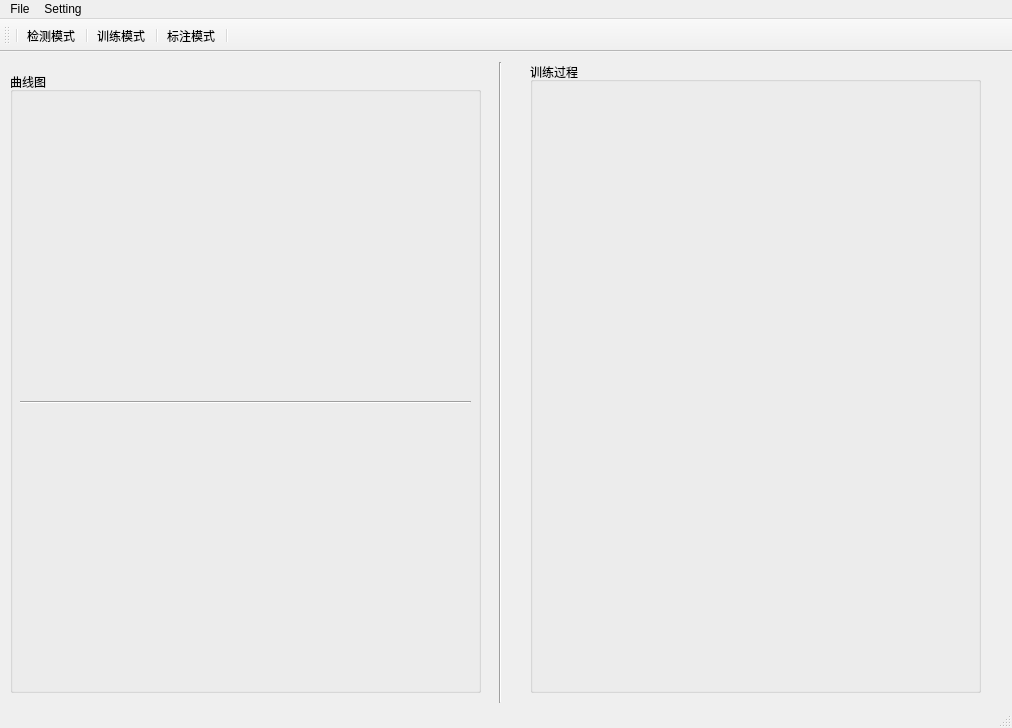
<?xml version="1.0" encoding="UTF-8"?>
<ui version="4.0">
 <class>TrainMainWindow</class>
 <widget class="QMainWindow" name="TrainMainWindow">
  <property name="geometry">
   <rect>
    <x>0</x>
    <y>0</y>
    <width>1012</width>
    <height>728</height>
   </rect>
  </property>
  <property name="font">
   <font>
    <pointsize>9</pointsize>
   </font>
  </property>
  <property name="windowTitle">
   <string>MainWindow</string>
  </property>
  <widget class="QWidget" name="centralwidget">
   <widget class="QGroupBox" name="groupBox">
    <property name="geometry">
     <rect>
      <x>530</x>
      <y>10</y>
      <width>451</width>
      <height>631</height>
     </rect>
    </property>
    <property name="title">
     <string>训练过程</string>
    </property>
    <widget class="QLabel" name="label_2">
     <property name="geometry">
      <rect>
       <x>20</x>
       <y>20</y>
       <width>411</width>
       <height>591</height>
      </rect>
     </property>
     <property name="text">
      <string/>
     </property>
    </widget>
   </widget>
   <widget class="QGroupBox" name="groupBox_2">
    <property name="geometry">
     <rect>
      <x>10</x>
      <y>20</y>
      <width>471</width>
      <height>621</height>
     </rect>
    </property>
    <property name="title">
     <string>曲线图</string>
    </property>
    <widget class="QLabel" name="label">
     <property name="geometry">
      <rect>
       <x>14</x>
       <y>29</y>
       <width>261</width>
       <height>201</height>
      </rect>
     </property>
     <property name="text">
      <string/>
     </property>
    </widget>
    <widget class="QLabel" name="label_3">
     <property name="geometry">
      <rect>
       <x>29</x>
       <y>55</y>
       <width>421</width>
       <height>241</height>
      </rect>
     </property>
     <property name="text">
      <string/>
     </property>
    </widget>
    <widget class="Line" name="line_2">
     <property name="geometry">
      <rect>
       <x>10</x>
       <y>320</y>
       <width>451</width>
       <height>20</height>
      </rect>
     </property>
     <property name="orientation">
      <enum>Qt::Horizontal</enum>
     </property>
    </widget>
    <widget class="QLabel" name="label_4">
     <property name="geometry">
      <rect>
       <x>20</x>
       <y>360</y>
       <width>421</width>
       <height>241</height>
      </rect>
     </property>
     <property name="text">
      <string/>
     </property>
    </widget>
   </widget>
   <widget class="Line" name="line">
    <property name="geometry">
     <rect>
      <x>490</x>
      <y>10</y>
      <width>20</width>
      <height>641</height>
     </rect>
    </property>
    <property name="orientation">
     <enum>Qt::Vertical</enum>
    </property>
   </widget>
  </widget>
  <widget class="QStatusBar" name="statusbar"/>
  <widget class="QToolBar" name="toolBar">
   <property name="windowTitle">
    <string>toolBar</string>
   </property>
   <attribute name="toolBarArea">
    <enum>TopToolBarArea</enum>
   </attribute>
   <attribute name="toolBarBreak">
    <bool>false</bool>
   </attribute>
   <addaction name="separator"/>
   <addaction name="actionDetection"/>
   <addaction name="separator"/>
   <addaction name="actionTrain"/>
   <addaction name="separator"/>
   <addaction name="actionMark"/>
   <addaction name="separator"/>
  </widget>
  <widget class="QMenuBar" name="menuBar">
   <property name="geometry">
    <rect>
     <x>0</x>
     <y>0</y>
     <width>1012</width>
     <height>24</height>
    </rect>
   </property>
   <widget class="QMenu" name="menuFile">
    <property name="title">
     <string>File</string>
    </property>
    <addaction name="separator"/>
    <addaction name="actionopen"/>
    <addaction name="separator"/>
    <addaction name="actionimport"/>
   </widget>
   <widget class="QMenu" name="menuSetting">
    <property name="title">
     <string>Setting</string>
    </property>
    <addaction name="actionstart"/>
    <addaction name="separator"/>
    <addaction name="actionstop"/>
    <addaction name="separator"/>
    <addaction name="actionparam"/>
   </widget>
   <addaction name="menuFile"/>
   <addaction name="menuSetting"/>
  </widget>
  <action name="actionDetection">
   <property name="text">
    <string>检测模式</string>
   </property>
   <property name="toolTip">
    <string>检测模式</string>
   </property>
   <property name="shortcut">
    <string>Ctrl+D</string>
   </property>
  </action>
  <action name="actionTrain">
   <property name="text">
    <string>训练模式</string>
   </property>
   <property name="toolTip">
    <string>训练模式</string>
   </property>
   <property name="shortcut">
    <string>Ctrl+T</string>
   </property>
  </action>
  <action name="actionMark">
   <property name="text">
    <string>标注模式</string>
   </property>
   <property name="toolTip">
    <string>标注图片</string>
   </property>
   <property name="shortcut">
    <string>Ctrl+M</string>
   </property>
  </action>
  <action name="actionopen">
   <property name="text">
    <string>open</string>
   </property>
  </action>
  <action name="actionstart">
   <property name="text">
    <string>start</string>
   </property>
  </action>
  <action name="actionstop">
   <property name="text">
    <string>stop</string>
   </property>
  </action>
  <action name="actionimport">
   <property name="text">
    <string>import</string>
   </property>
  </action>
  <action name="actionparam">
   <property name="text">
    <string>param</string>
   </property>
  </action>
 </widget>
 <resources/>
 <connections/>
</ui>
